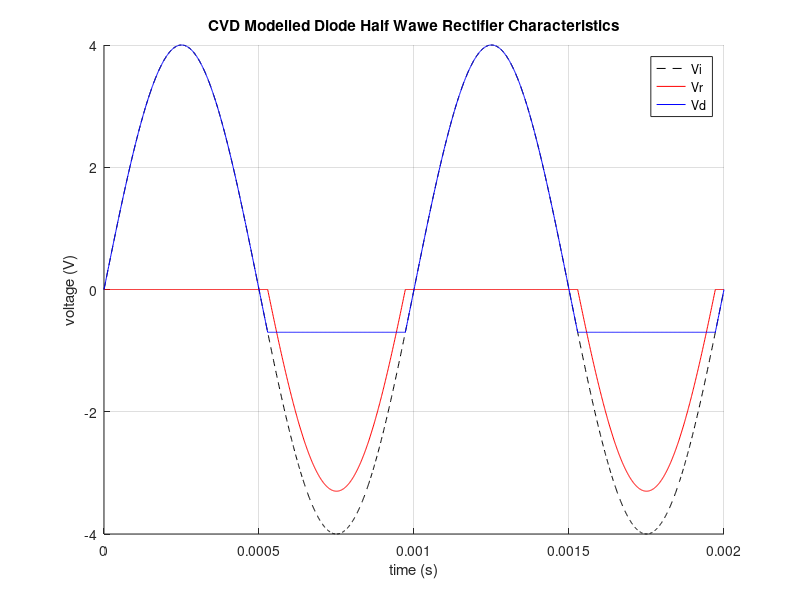

The MATLAB source for this figure:
%% CVD Modelled Diode Half Wawe Rectifier Characteristics %%

clear;
clc;

%% Parameters %%
Vj = 0.7;
R = 2200;

%%

t = 0:0.000001:0.002;
Vi = 4*sin(1000*2*pi*t);
Vd = max(Vi, -Vj);
Vr = min( (Vi + Vj), 0 );
I  = zeros( 1, length(t) );


        



%%
hold on;
grid on;

plot( t, Vi, 'k--' );

plot( t, Vr, 'r' );

plot( t, Vd, 'b' );

%plot( t, I, 'r' );

legend( 'Vi', 'Vr', 'Vd' );
xlabel( "time (s)" );
ylabel( "voltage (V)" );
title( "CVD Modelled Diode Half Wawe Rectifier Characteristics" );


















